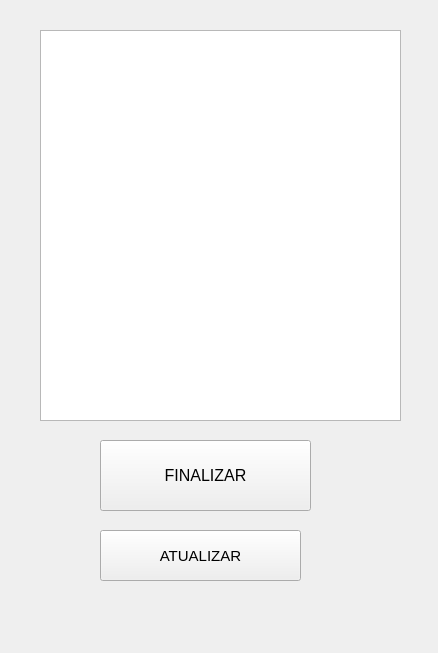
<?xml version="1.0" encoding="UTF-8"?>
<ui version="4.0">
 <class>FormListaPedidos</class>
 <widget class="QWidget" name="FormListaPedidos">
  <property name="geometry">
   <rect>
    <x>0</x>
    <y>0</y>
    <width>438</width>
    <height>653</height>
   </rect>
  </property>
  <property name="windowTitle">
   <string>Form</string>
  </property>
  <widget class="QListWidget" name="listWidget">
   <property name="geometry">
    <rect>
     <x>40</x>
     <y>30</y>
     <width>361</width>
     <height>391</height>
    </rect>
   </property>
  </widget>
  <widget class="QPushButton" name="pushButton">
   <property name="geometry">
    <rect>
     <x>100</x>
     <y>440</y>
     <width>211</width>
     <height>71</height>
    </rect>
   </property>
   <property name="font">
    <font>
     <pointsize>12</pointsize>
    </font>
   </property>
   <property name="text">
    <string>FINALIZAR</string>
   </property>
  </widget>
  <widget class="QPushButton" name="pushButton_2">
   <property name="geometry">
    <rect>
     <x>100</x>
     <y>530</y>
     <width>201</width>
     <height>51</height>
    </rect>
   </property>
   <property name="font">
    <font>
     <pointsize>11</pointsize>
    </font>
   </property>
   <property name="text">
    <string>ATUALIZAR</string>
   </property>
  </widget>
 </widget>
 <resources/>
 <connections/>
</ui>
